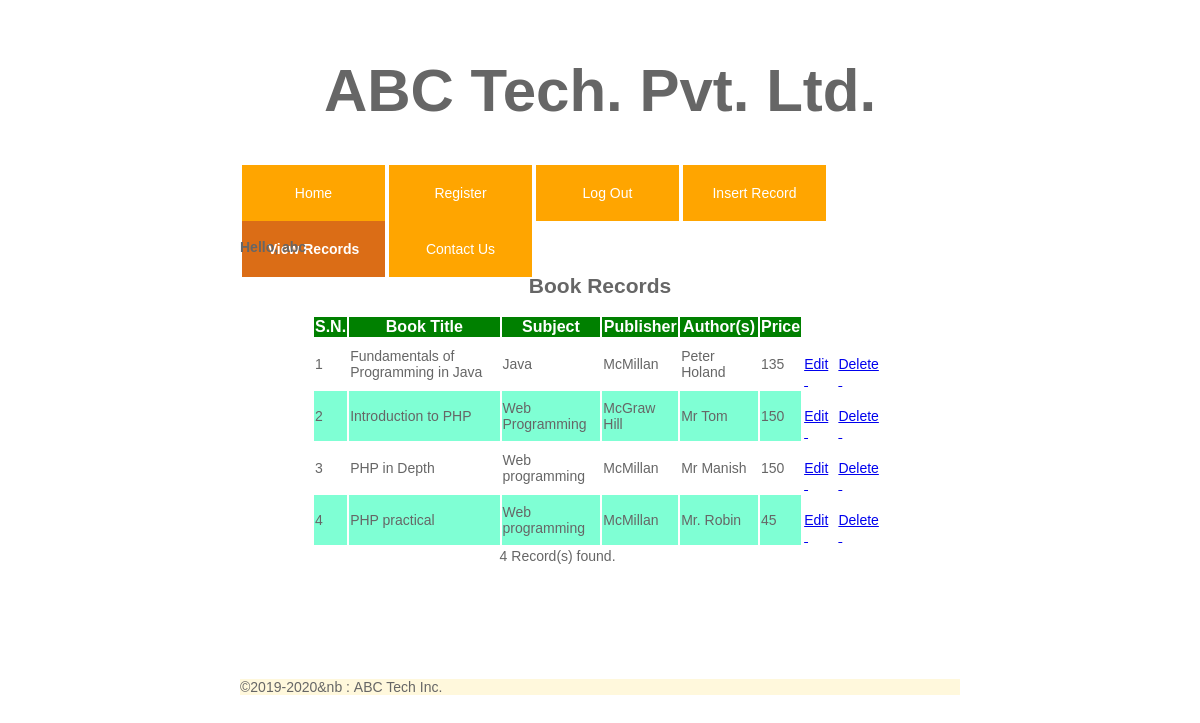
Page /viewrecords.php (signed in) on the committed database.
### tables this page shows
CREATE TABLE `tblbooks` (
  `id` int(11) NOT NULL,
  `title` varchar(150) NOT NULL,
  `subject` varchar(100) NOT NULL,
  `publisher` varchar(150) NOT NULL,
  `authors` varchar(150) NOT NULL,
  `price` double NOT NULL
);

### viewrecords.php (the view, shortened to what this page needs)
<!DOCTYPE html>
<html>
    <head>
        <link rel="stylesheet" href="_css/main_style.css">
    </head>
    <body>
          <?php
            require_once 'header.php';
        ?>
        <div class="wrapper">
            <div class="home-main-wrapper">
                <?php
                if (!isset($_SESSION['user_name'])) {
                    echo "<h1>Access denied</h1>";
                    echo "<h2>Please, Log in to enable this page</h2>";
                }
                else {
                    echo "<h4>Hello, ". $_SESSION['user_name']. "</h4>";
                    echo "<h2>Book Records </h2>";
                    require_once 'config.php';
                    $query = "select * from tblbooks";
                    $result = mysqli_query($conn, $query);
                    if (mysqli_num_rows($result) > 0) {
                        echo "<div class='table-box'>";
                        echo "<div class='table-holder'>";
                        echo "<table id='books'>";
                        echo "<tr>";
                        echo "<th>S.N.</th>";
                        echo "<th>Book Title</th>";
                        echo "<th>Subject</th>";
                        echo "<th>Publisher</th>";
                        echo "<th>Author(s)</th>";
                        echo "<th>Price</th>";
                        echo "<th style='background-color:white';>&nbsp;</th>";
                        echo "<th style='background-color:white';>&nbsp;</th>";
                        echo "</tr>";
                        $i = 0;
                        while($row = mysqli_fetch_assoc($result))
                        {
                            $i++;
                            echo "<tr>";
                            echo "<td>" . $i . "</td>";
                            echo "<td>" . $row['title'] . "</td>";
                            echo "<td>" . $row['subject'] . "</td>";
                            echo "<td>" . $row['publisher'] . "</td>";
                            echo "<td>" . $row['authors'] . "</td>";
                            echo "<td>" . $row['price'] . "</td>";
                            echo "<td style='background-color:white;valign=center;'>&nbsp;<a href='update_book.php?id=". $row['id']  ."'> Edit &nbsp;</a> </td>";
                            echo "<td style='background-color:white; valign=center;'>&nbsp; <a href='delete_book.php?id=". $row['id']   ."'> Delete &nbsp; </a> </td>";
                            echo "</tr>";
                         }
                         echo "<tr>";
                         echo "<td colspan='6' style='text-align:center';>". $i   ." Record(s) found.</td>";
                         echo "</tr>";
                        echo "</table>";
                        echo "</div>";
                        echo"</div>";
                    }
                    else{
                        echo"<h2>No records found in the database!</h2>";
                    }
                }
                ?>
            </div>
            <br><br><br><br><br><br><br>
        </div>
      <?php
        require_once 'footer.php';
        ?>
    </body>
</html>

### header.php (shortened to what this page needs)
<!DOCTYPE html>
<html>
    <head>
        <link rel="stylesheet" type="text/css" href="_css/main_style.css">
    </head>
    <body>
        <div class="wrapper">
            <div class="header-main-content">
                <div>
                    <div class="company-logo">
                    </div>
                    <div class="company-name">
                        <h1 id="comany-name">ABC Tech. Pvt. Ltd.</h1>
                        <?php
                            $selected_page = basename($_SERVER['PHP_SELF'],'.php');
                        ?>
                    </div>
                    <nav>
                        <?php
                            echo "<ul>";
                            if($selected_page == "index"){
                                echo "<li style='padding:0 2px;' ><a  id='selected' href='index.php'>Home</a></li>";
                                echo "<li style='padding:0 2px;' ><a  href='register.php'>Register</a></li>";
                                if(!isset($_SESSION['user_name'])){
                                    echo "<li style='padding:0 2px;'><a  href='login.php'>Log In</a></li>";
                                }
                                else{
                                    echo "<li style='padding:0 2px;'><a  href='logout.php'>Log Out</a></li>";
                                }
                                echo "<li style='padding:0 2px;'><a href='insert.php'>Insert Record</a></li>";
                                echo "<li style='padding:0 2px;' ><a href='viewrecords.php'>View Records</a></li>";
                                echo "<li style='padding:0 2px;'><a href='contactus.php'>Contact Us</a></li>";
                            }
                            else if($selected_page == "viewrecords" || $selected_page == "update_book" ){
                                echo "<li style='padding:0 2px;'><a  href='index.php'>Home</a></li>";
                                echo "<li style='padding:0 2px;'><a  href='register.php'>Register</a></li>";
                                if(!isset($_SESSION['user_name'])){
                                    echo "<li style='padding:0 2px;'><a  href='login.php'>Log In</a></li>";
                                }
                                else{
                                    echo "<li style='padding:0 2px;'><a  href='logout.php'>Log Out</a></li>";
                                }
                                echo "<li style='padding:0 2px;'><a  href='insert.php'>Insert Record</a></li>";
                                echo "<li style='padding:0 2px;'><a id='selected' href='viewrecords.php'>View Records</a></li>";
                                echo "<li style='padding:0 2px;'><a href='contactus.php'>Contact Us</a></li>";
                            }
                            echo "</ul>";
                        ?>
                    </nav>
                </div>
            </div>
        </div>
    </body>
</html>

### footer.php (shortened to what this page needs)
<!DOCTYPE html>
<html>
    <head>
    </head>
    <body>
        <div class="wrapper">
            <div class="footer-main-content">
                &copy;2019-<?php echo date("Y");?>&nb&nbsp;:&nbsp;ABC Tech Inc.
            </div>
        </div>
    </body>
</html>

### _css/main_style.css (style rules this page uses)
body { margin: 0px; padding: 0px; font-family:Arial, Helvetica, Verdana, sans-serif; font-size:14px; color: #666666; background:#FFFFFF; }
h1, h2, h3 { text-align: center; }
#comany-name { font-family: Algerian, 'Comics sans MS', sans-serif; font-size: 60px; font-weight: bolder; }
.wrapper { margin:0 20%; padding-top: 0; padding-bottom: 0; }
.header-main-content { margin:0; }
.company-name { text-align: center; }
nav { text-align:left; margin:0px 0px 0px 0px; height:55px; }
nav ul { margin:0px; padding:0px; list-style-type:none; }
nav ul li { display:inline-block; }
nav a { width: 110px; padding:20px 16.5px; background:orange; color:white; display:block; text-align: center; text-decoration:none; }
#selected { background-color:#DB6D16; box-shadow:none; cursor:default; font-weight:bold; text-decoration:none; }
.footer-main-content { background-color:cornsilk; }
.table-holder { margin: 0 auto; width: 80%; }
#books th { background-color: green; color: white; font-size: 16px; }
#books tr:nth-child(odd) { background-color: aquamarine ; }

### rows in the picture
tblbooks: title "Fundamentals of Programming in Java", subject "Java", publisher "McMillan", authors "Peter Holand", price "135"
tblbooks: title "Introduction to PHP", subject "Web Programming", publisher "McGraw Hill", authors "Mr Tom", price "150"
tblbooks: title "PHP in Depth", subject "Web programming", publisher "McMillan", authors "Mr Manish", price "150"
tblbooks: title "PHP practical", subject "Web programming", publisher "McMillan", authors "Mr. Robin", price "45"

### other values in the picture
$_SESSION['user_name'] "abc"
$i "4"
